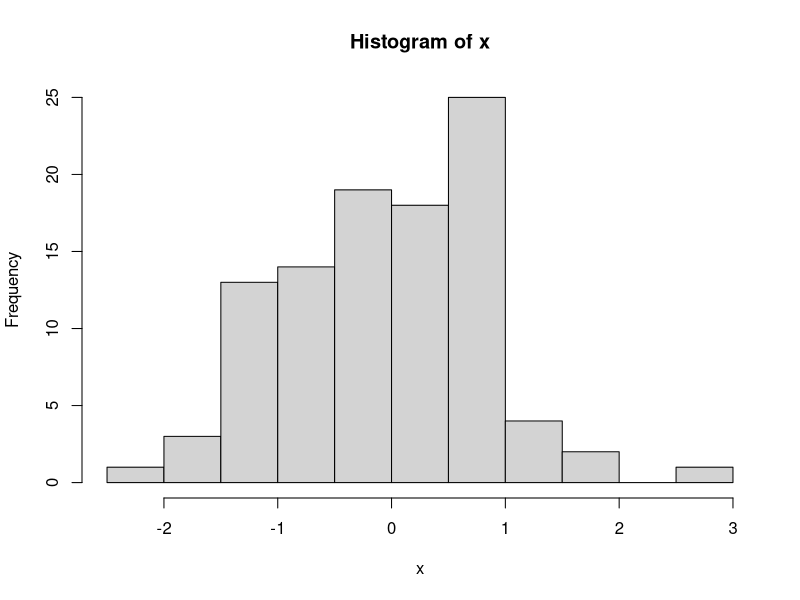

Write the R code that produced this figure.
# Recently i switched to PyCharm for my R
# usage and developement needs.
# It is not perfect yet, but it offer several
# features over RStudio I liked:
# autocomplition, copy-paste working as
# expected in linux, spelling checking
# arguments highlight and some others.

x <- rnorm(100,0,1)

hist(x)

